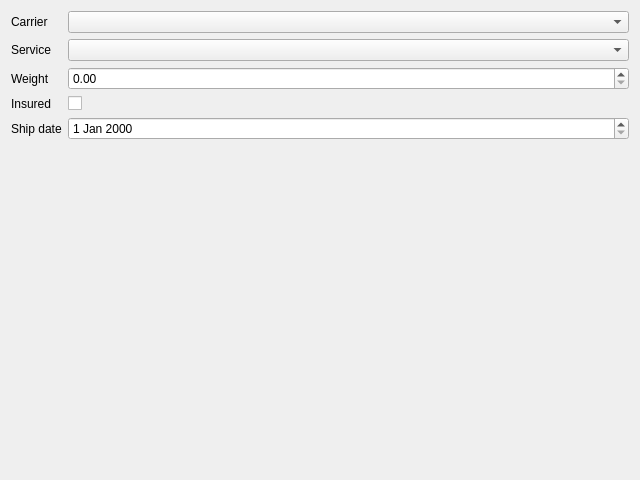
<?xml version="1.0" encoding="UTF-8"?>
<ui version="4.0">
 <class>ShippingForm</class>
 <widget class="QDialog" name="ShippingForm">
  <property name="geometry">
   <rect>
    <x>0</x>
    <y>0</y>
    <width>640</width>
    <height>480</height>
   </rect>
  </property>
  <property name="windowTitle">
   <string>Shipping</string>
  </property>
  <layout class="QFormLayout" name="formLayout">
   <item row="0" column="0">
    <widget class="QLabel" name="label_carrierCombo">
     <property name="text">
      <string>Carrier</string>
     </property>
     <property name="buddy">
      <cstring>carrierCombo</cstring>
     </property>
    </widget>
   </item>
   <item row="0" column="1">
    <widget class="QComboBox" name="carrierCombo"/>
   </item>
   <item row="1" column="0">
    <widget class="QLabel" name="label_serviceCombo">
     <property name="text">
      <string>Service</string>
     </property>
     <property name="buddy">
      <cstring>serviceCombo</cstring>
     </property>
    </widget>
   </item>
   <item row="1" column="1">
    <widget class="QComboBox" name="serviceCombo"/>
   </item>
   <item row="2" column="0">
    <widget class="QLabel" name="label_weightEdit">
     <property name="text">
      <string>Weight</string>
     </property>
     <property name="buddy">
      <cstring>weightEdit</cstring>
     </property>
    </widget>
   </item>
   <item row="2" column="1">
    <widget class="QDoubleSpinBox" name="weightEdit"/>
   </item>
   <item row="3" column="0">
    <widget class="QLabel" name="label_insuredCheck">
     <property name="text">
      <string>Insured</string>
     </property>
     <property name="buddy">
      <cstring>insuredCheck</cstring>
     </property>
    </widget>
   </item>
   <item row="3" column="1">
    <widget class="QCheckBox" name="insuredCheck"/>
   </item>
   <item row="4" column="0">
    <widget class="QLabel" name="label_shipEdit">
     <property name="text">
      <string>Ship date</string>
     </property>
     <property name="buddy">
      <cstring>shipEdit</cstring>
     </property>
    </widget>
   </item>
   <item row="4" column="1">
    <widget class="QDateEdit" name="shipEdit"/>
   </item>
  </layout>
 </widget>
 <tabstops>
  <tabstop>carrierCombo</tabstop>
  <tabstop>serviceCombo</tabstop>
  <tabstop>weightEdit</tabstop>
  <tabstop>insuredCheck</tabstop>
  <tabstop>shipEdit</tabstop>
 </tabstops>
 <resources/>
 <connections/>
</ui>
